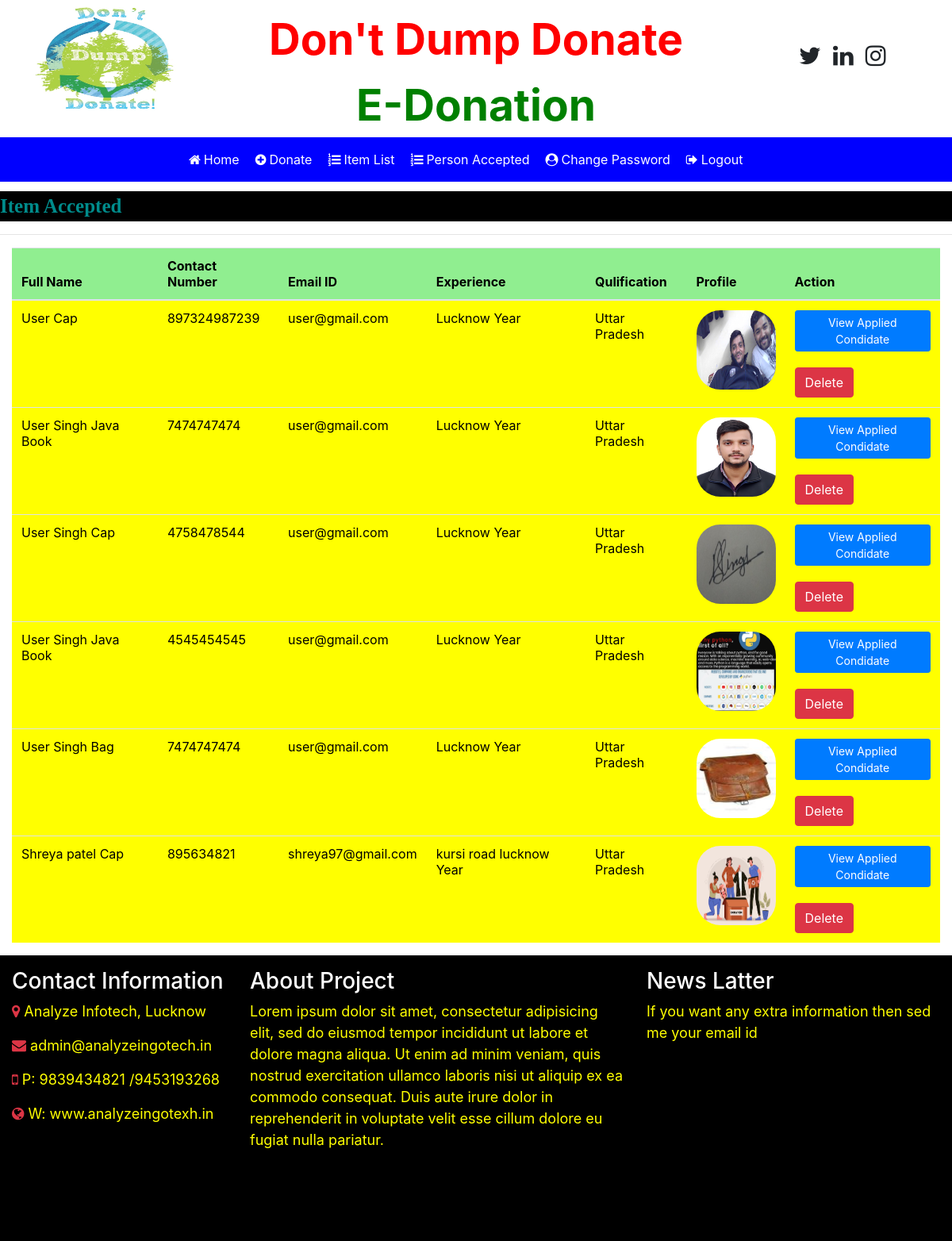
Page /applied_condidate_list on the committed database.
### job/models.py (models this page shows)
class Applyjob(models.Model):
    fname = models.CharField(max_length=20,null=True)
    lname = models.CharField(max_length=20,null=True)
    mobile = models.CharField(max_length=20,null=True)
    email = models.CharField(max_length=20,null=True)
    experience = models.CharField(max_length=20,null=True)
    qualification = models.CharField(max_length=20,null=True)
    gender = models.CharField(max_length=10,null=True)
    image = models.FileField(null=True)
    num = models.CharField(max_length=40,null=True)

### job/views.py (the view)
# urls.py: path('applied_condidate_list',applied_condidate_list,name="applied_condidate_list"),
def applied_condidate_list(request):
    data=Applyjob.objects.all()
    d={'data':data}
    return render(request,'applied_condidate_list.html',d)

### job/templates/applied_condidate_list.html
{% include 'recuiter_navigation.html' %}
<marquee style="font-family: 'Monotype Corsiva'; font-size:25px; color:darkcyan; background-color:black; font-weight:bold; margin-top:1%">
    Item Accepted
</marquee>
<hr>
<div class="container-fluid">
<table class="table table-hover " id="example">
    <thead>
    <tr style="background-color: lightgreen; color : black">
        <th>Full Name</th>
        <th>Contact Number</th>
        <th>Email ID</th>
        <th>Experience</th>
        <th>Qulification</th>
        <th>Profile</th>
        <th>Action</th>
    </tr>
    </thead>
    <tbody style="background-color:yellow; color: black">
    {% for i in data %}
    <tr>
        <td>{{i.fname}} {{i.lname}}</td>
        <td>{{i.mobile}}</td>
        <td>{{i.email}}</td>
        <td>{{i.experience}} Year</td>
        <td>{{i.qualification}}</td>
        <td><img src="{{i.image.url}}" height="100" width="100" style="border-radius:30px;"></td>
        <td><a href="{% url 'applied_condidate_list' %}" class="btn btn-primary btn-sm">View Applied Condidate</a>
            <br><br><a href="{% url 'delete_condidate' i.id %}" class="btn btn-danger">Delete</a>
        </td>
    </tr>
    {% endfor %}
    </tbody>
</table>
</div>
{% include 'footer.html' %}

### job/templates/recuiter_navigation.html (shortened to what this page needs)
<html>
<head>
    {% load static %}
  <link rel="stylesheet" href="https://maxcdn.bootstrapcdn.com/bootstrap/4.5.2/css/bootstrap.min.css">
 <link rel="stylesheet" href="https://cdnjs.cloudflare.com/ajax/libs/font-awesome/4.7.0/css/font-awesome.min.css">
</head>
<body>
<div class="container">
    <div class="row">
        <div class="col-sm-3 ">
                  <img src="{% static 'images/aa3.jpg' %}" width="180px" height="150px">
        </div>
        <div class="col-sm-6 mt-2 text-center">
<center>
                  <span style="font-weight: bold; font-size:55px">
                        <span style="color:red">Don't Dump Donate</span>
                        <span style="color:green">E-Donation</span>
                  </span>
</center>
        </div>
        <div class="col-sm-3 mt-5" style="padding-left:10%">
            <span style="font-weight:bold ; font-size:30px">
                <span><i class="fa fa-twitter pl-2"></i></span>
                <span><i class="fa fa-linkedin pl-2"></i></span>
                <span><i class="fa fa-instagram pl-2"></i></span>
            </span>
        </div>
    </div>
</div>
<nav class="navbar navbar-expand-sm" style="background-color:blue">
    <a class="navbar-brand text-white pl-5 font-weight-bold" style="font-family:'Mv Boli'; font-size:30px">{{request.user.first_name}}</a>
<ul class="navbar-nav">
    <li class="nav-item">
        <a class="nav-link" href="{% url 'recuiter_home' %}" style="margin-left:150px"><i class="fa fa-home mr-1"></i>Home</a>
    </li>
    <li class="nav-item">
        <a class="nav-link" href="{% url 'add_job' %}"><i class="fa fa-plus-circle mr-1"></i>Donate</a>
    </li>
    <li class="nav-item">
        <a class="nav-link" href="{% url 'job_list' %}"><i class="fa fa-list-ol mr-1"></i>Item List</a>
    </li>
    <li class="nav-item">
        <a class="nav-link" href="{% url 'applyed_condidate' %}"><i class="fa fa-list-ol mr-1"></i>Person Accepted</a>
    </li>
    <li class="nav-item">
        <a class="nav-link" href="{% url 'change_passwordrecuiter' %}"><i class="fa fa-user-circle mr-1"></i>Change Password</a>
    </li>
    <li class="nav-item">
        <a class="nav-link" href="{% url 'logout' %}"><i class="fa fa-sign-out mr-1"></i>Logout</a>
    </li>
</ul>
</nav>
</body>
</html>

### job/templates/footer.html
{% load static %}
<div class="mt-3" style="background-color: black; width:100% ; height:360px">
<div class="container-fluid">
    <div class="row">
        <div class="col-md-3 mt-3">
            <h3 class="text-white">Contact Information</h3>
            <p style="color:yellow; font-size: 18px"><i class="fa fa-map-marker text-danger"></i>   Analyze Infotech, Lucknow</p>
            <p style="color:yellow; font-size: 18px"><i class="fa fa-envelope text-danger"></i>   admin@analyzeingotech.in</p>
            <p style="color:yellow; font-size: 18px"><i class="fa fa-mobile text-danger"></i>   P:  9839434821 /9453193268</p>
            <p style="color:yellow; font-size: 18px"><i class="fa fa-globe text-danger"></i>   W:  www.analyzeingotexh.in</p>
        </div>
        <div class="col-md-5 mt-3">
        <h3 class="text-white">About Project</h3>
        <p style="color:yellow; font-size:18px">Lorem ipsum dolor sit amet, consectetur adipisicing elit, sed do eiusmod tempor incididunt ut labore et dolore magna aliqua. Ut enim ad minim veniam, quis nostrud exercitation ullamco laboris nisi ut aliquip ex ea commodo consequat. Duis aute irure dolor in reprehenderit in voluptate velit esse cillum dolore eu fugiat nulla pariatur.</p>
    </div>
    <div class="col-md-4 mt-3">
        <h3 class="text-white"> News Latter</h3>
        <p style="color:yellow; font-size:18px">If you want any extra information then sed me your email id</p>
    </div>
    </div>
</div>
</div>

### job/templates/recuiter_navigation.html (style rules this page uses)
.nav-link { color:white !important; margin-right: 4px }

### rows in the picture
Applyjob: fname "User", lname "Cap", mobile "897324987239", email "user@gmail.com", experience "Lucknow", qualification "Uttar Pradesh", image (picture)
Applyjob: fname "User Singh", lname "Java Book", mobile "7474747474", email "user@gmail.com", experience "Lucknow", qualification "Uttar Pradesh", image (picture)
Applyjob: fname "User Singh", lname "Cap", mobile "4758478544", email "user@gmail.com", experience "Lucknow", qualification "Uttar Pradesh", image (picture)
Applyjob: fname "User Singh", lname "Java Book", mobile "4545454545", email "user@gmail.com", experience "Lucknow", qualification "Uttar Pradesh", image (picture)
Applyjob: fname "User Singh", lname "Bag", mobile "7474747474", email "user@gmail.com", experience "Lucknow", qualification "Uttar Pradesh", image (picture)
Applyjob: fname "Shreya patel", lname "Cap", mobile "895634821", email "shreya97@gmail.com", experience "kursi road lucknow", qualification "Uttar Pradesh", image (picture)
